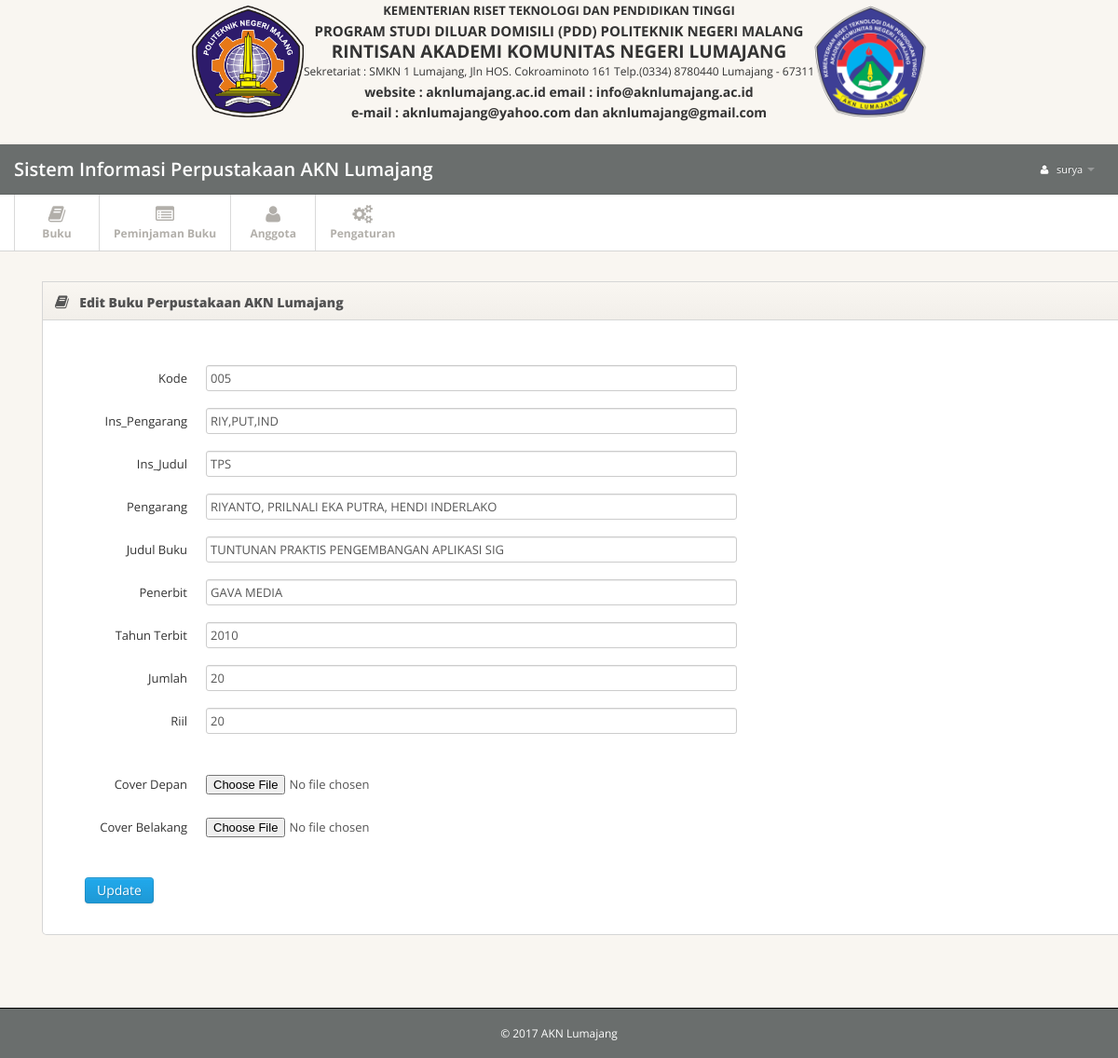
Screenshot of /dashboard.php?pages=edit-buku-perpus&id=2 (signed in) with the database file from the repository.
### tables this page shows
CREATE TABLE `daftar_buku_perpus` (
  `id` int(10) NOT NULL,
  `kode` varchar(255) NOT NULL,
  `ins_pengarang` varchar(255) NOT NULL,
  `ins_judul` varchar(255) NOT NULL,
  `pengarang` varchar(255) NOT NULL,
  `judul_buku` varchar(255) NOT NULL,
  `penerbit` varchar(255) NOT NULL,
  `tahun_terbit` year(4) NOT NULL,
  `jumlah` int(10) NOT NULL,
  `riil` int(10) NOT NULL,
  `kurang` int(10) NOT NULL,
  `keterangan` varchar(255) NOT NULL,
  `cover_depan` varchar(200) NOT NULL,
  `cover_belakang` varchar(200) NOT NULL
);

### pages/edit-buku-perpus.php (the view, shortened to what this page needs)
<?php
$id = $_GET['id'];
$query = mysql_query("SELECT * FROM daftar_buku_perpus WHERE id='$id'");
$hasil = mysql_fetch_array($query);
?>
<div class="row">
<div class="span12">
	      		<div class="widget ">
	      			<div class="widget-header">
	      				<i class="icon-book"></i>
	      				<h3>Edit Buku Perpustakaan AKN Lumajang</h3>
	  				</div>
					<div class="widget-content">
							<div class="tab-content">
								<div class="tab-pane active" id="formcontrols">
								<form id="edit-profile" method="post" class="form-horizontal" enctype="multipart/form-data">
									<fieldset>
										<div class="control-group">
											<label class="control-label" for="id"></label>
										</div>
										<div class="control-group">
											<label class="control-label" for="kode">Kode</label>
											<div class="controls">
												<input type="text" class="span6" name="kode" id="kode" value="<?php echo $hasil['kode']; ?>">
											</div>
										</div>
										<div class="control-group">
											<label class="control-label" for="ins_pengarang">Ins_Pengarang</label>
											<div class="controls">
												<input type="text" class="span6" id="ins_pengarang" name="ins_pengarang" value="<?php echo $hasil['ins_pengarang']; ?>">
											</div>
										</div>
										<div class="control-group">
											<label class="control-label" for="ins_judul">Ins_Judul</label>
											<div class="controls">
												<input type="text" class="span6" id="ins_judul" name="ins_judul" value="<?php echo $hasil['ins_judul']; ?>">
											</div>
										</div>
										<div class="control-group">
											<label class="control-label" for="pengarang">Pengarang</label>
											<div class="controls">
												<input type="text" class="span6" id="pengarang" name="pengarang" value="<?php echo $hasil['pengarang']; ?>">
											</div>
										</div>
										<div class="control-group">
											<label class="control-label" for="judul_buku">Judul Buku</label>
											<div class="controls">
												<input type="text" class="span6" id="judul_buku" name="judul_buku" value="<?php echo $hasil['judul_buku']; ?>">
											</div>
										</div>
										<div class="control-group">
											<label class="control-label" for="penerbit">Penerbit</label>
											<div class="controls">
												<input type="text" class="span6" id="penerbit" name="penerbit" value="<?php echo $hasil['penerbit']; ?>">
											</div>
										</div>
										<div class="control-group">
											<label class="control-label" for="tahun_terbit">Tahun Terbit</label>
											<div class="controls">
												<input type="text" class="span6" id="tahun_terbit" name="tahun_terbit" value="<?php echo $hasil['tahun_terbit']; ?>">
											</div>
										</div>
										<div class="control-group">
											<label class="control-label" for="firstname">Jumlah</label>
											<div class="controls">
												<input type="text" class="span6" name="jumlah" value="<?php echo $hasil['jumlah']; ?>" >
											</div>
										</div>
										<div class="control-group">
											<label class="control-label" for="firstname">Riil</label>
											<div class="controls">
												<input type="text" class="span6" name="riil" value="<?php echo $hasil['riil']; ?>" >
											</div>
										</div>
										<br>
										<div class="control-group">
											<label class="control-label" for="gambar">Cover Depan</label>
											<div class="controls">
												<input type="file" class="span0" id="gambar" name="cover_depan">
											</div>
										</div>
											<div class="control-group">
											<label class="control-label" for="gambar">Cover Belakang</label>
											<div class="controls">
												<input type="file" class="span0" id="gambar" name="cover_belakang">
											</div>
										</div>
										<br>
										<div class="span3">
											<button type="submit" name="kirim" class="btn btn-primary">Update</button>
										</div>
									</fieldset>
								</form>
								</div>
							</div>
						</div>
					</div>
				</div>
</div>

### css/style.css (style rules this page uses)
body { background: #f9f6f1; font: 13px/1.7em 'Open Sans'; }
input, button, select, textarea { font-family: 'Open Sans'; }
.widget { position: relative; clear: both; width: auto; margin-bottom: 2em; overflow: hidden; }
.widget-header { position: relative; height: 40px; line-height: 40px; background: #f9f6f1; background:-moz-linear-gradient(top, #f9f6f1 0%, #f2efea 100%); background:-webkit-gradient(linear, left top, left bottom, color-stop(0%,#f9f6f1), color-stop(100%,#f2efea)); background:-webkit-linear-gradient(top, #f9f6f1 0%,#f2efea 100%); background:-o-linear-gradient(top, #f9f6f1 0%,#f2efea 100%); background:-ms-linear-gradient(top, #f9f6f1 0%,#f2efea 100%); background:linear-gradient(top, #f9f6f1 0%,#f2efea 100%); filter: progid:DXImageTransform.Microsoft.gradient(startColorstr='#f9f6f1', endColorstr='#f2efea'); -ms-filter: "progid:DXImageTransform.Microsoft.gradient(startColorstr='#f9f6f1', endColorstr='#f2efea')"; border: 1px solid #d6d6d6; -webkit-background-clip: padding-box; }
.widget-header h3 { position: relative; top: 2px; left: 10px; display: inline-block; margin-right: 3em; font-size: 14px; font-weight: 800; color: #525252; line-height: 18px; text-shadow: 1px 1px 2px rgba(255,255,255,.5); }
.widget-header [class^="icon-"], .widget-header [class*=" icon-"] { display: inline-block; margin-left: 13px; margin-right: -2px; font-size: 16px; color: #555; vertical-align: middle; }
.widget-content { padding: 20px 15px 15px; background: #FFF; border: 1px solid #D5D5D5; -moz-border-radius: 5px; -webkit-border-radius: 5px; border-radius: 5px; }
.widget-header+.widget-content { border-top: none; -webkit-border-top-left-radius: 0; -webkit-border-top-right-radius: 0; -moz-border-radius-topleft: 0; -moz-border-radius-topright: 0; border-top-left-radius: 0; border-top-right-radius: 0; }
.widget-content:before, .widget-content:after { content:""; display:table; }
.widget-content:after { clear:both; }
.widget-content { zoom:1; }

### rows the page displays
daftar_buku_perpus: kode "005", ins_pengarang "RIY,PUT,IND", ins_judul "TPS", pengarang "RIYANTO, PRILNALI EKA PUTRA, HENDI INDERLAKO", judul_buku "TUNTUNAN PRAKTIS PENGEMBANGAN APLIKASI SIG", penerbit "GAVA MEDIA", tahun_terbit "2010", jumlah "20", riil "20"

### other values shown
$_SESSION['username'] "surya"
